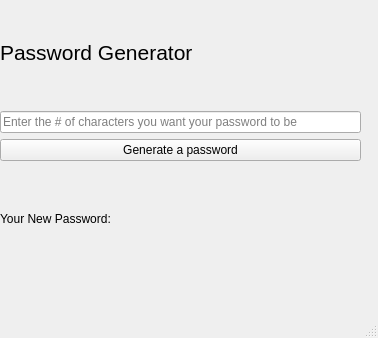
<?xml version="1.0" encoding="UTF-8"?>
<ui version="4.0">
 <class>MainWindow</class>
 <widget class="QMainWindow" name="MainWindow">
  <property name="geometry">
   <rect>
    <x>0</x>
    <y>0</y>
    <width>378</width>
    <height>338</height>
   </rect>
  </property>
  <property name="windowTitle">
   <string>MainWindow</string>
  </property>
  <widget class="QWidget" name="centralwidget">
   <widget class="QWidget" name="layoutWidget">
    <property name="geometry">
     <rect>
      <x>0</x>
      <y>0</y>
      <width>361</width>
      <height>271</height>
     </rect>
    </property>
    <layout class="QVBoxLayout" name="verticalLayout">
     <item>
      <widget class="QLabel" name="label">
       <property name="font">
        <font>
         <pointsize>16</pointsize>
        </font>
       </property>
       <property name="text">
        <string>Password Generator</string>
       </property>
      </widget>
     </item>
     <item>
      <widget class="QLineEdit" name="characterLineEdit">
       <property name="text">
        <string/>
       </property>
       <property name="placeholderText">
        <string>Enter the # of characters you want your password to be</string>
       </property>
      </widget>
     </item>
     <item>
      <widget class="QPushButton" name="generateButton">
       <property name="text">
        <string>Generate a password</string>
       </property>
      </widget>
     </item>
     <item>
      <widget class="QLabel" name="resultLabel">
       <property name="text">
        <string>Your New Password:</string>
       </property>
      </widget>
     </item>
    </layout>
   </widget>
  </widget>
  <widget class="QMenuBar" name="menubar">
   <property name="geometry">
    <rect>
     <x>0</x>
     <y>0</y>
     <width>378</width>
     <height>33</height>
    </rect>
   </property>
  </widget>
  <widget class="QStatusBar" name="statusbar"/>
 </widget>
 <resources/>
 <connections/>
</ui>
